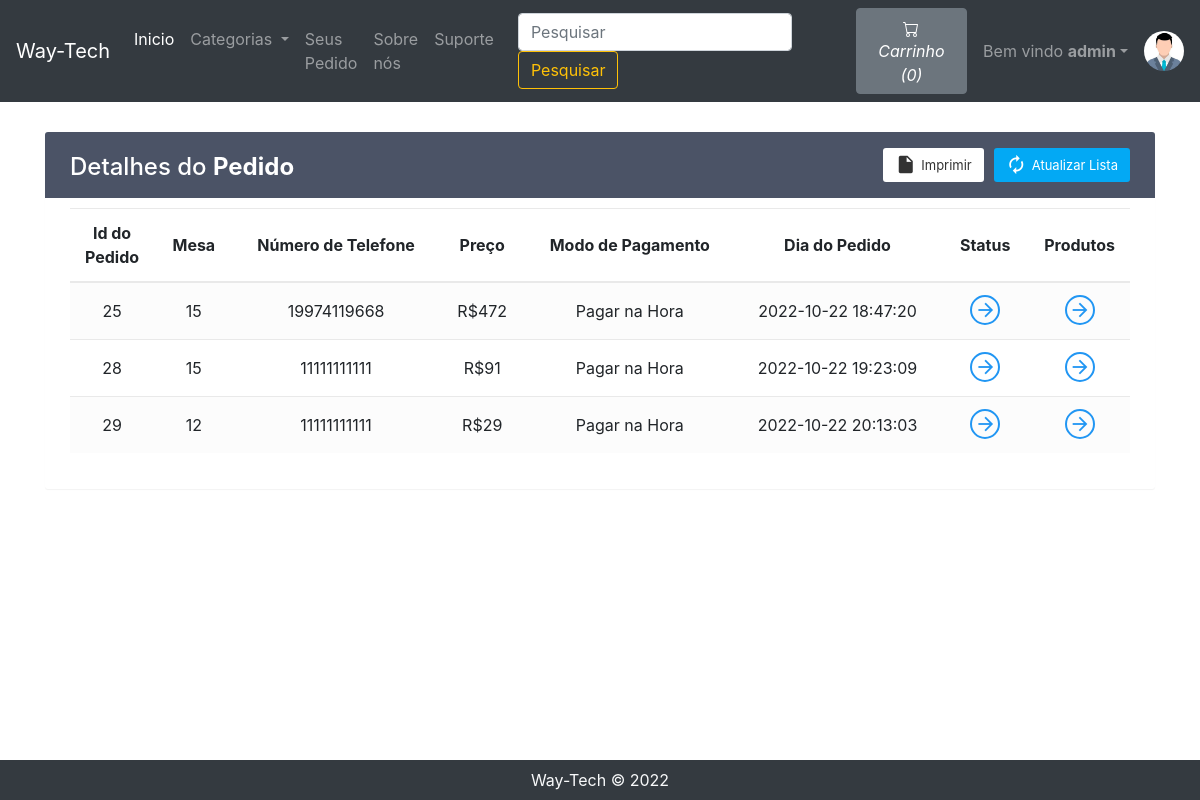
The page /viewOrder.php (signed in) on the database its author committed.
### tables this page shows
CREATE TABLE `sitedetail` (
  `tempId` int(11) NOT NULL,
  `systemName` varchar(21) NOT NULL,
  `email` varchar(35) NOT NULL,
  `contact1` bigint(21) NOT NULL,
  `contact2` bigint(21) DEFAULT NULL COMMENT 'Optional',
  `address` text NOT NULL,
  `dateTime` datetime NOT NULL DEFAULT current_timestamp()
);

CREATE TABLE `orders` (
  `orderId` int(21) NOT NULL,
  `userId` int(21) NOT NULL,
  `mesa` int(21) NOT NULL,
  `phoneNo` bigint(21) NOT NULL,
  `amount` int(200) NOT NULL,
  `paymentMode` enum('0','1') NOT NULL DEFAULT '0' COMMENT '0=Pagar na hora, \r\n1=Pagar online',
  `orderStatus` enum('0','1','2','3','4','5','6') NOT NULL DEFAULT '0' COMMENT '0=Pedido Feito. 1=Pedido Confirmado. 2=Preparando seu pedido. 3=Pedido à caminho! 4=Pedido entregue. 5=Pedido Negado. 6=Pedido Cancelado.',
  `orderDate` datetime NOT NULL DEFAULT current_timestamp()
);

### viewOrder.php (the view, shortened to what this page needs)
<!doctype html>
<html lang="en">
<head>
    <link rel="stylesheet" href="https://stackpath.bootstrapcdn.com/bootstrap/4.5.0/css/bootstrap.min.css">
    <link rel="stylesheet" href="https://use.fontawesome.com/releases/v5.7.2/css/all.css">
</head>
<body>
    <?php include 'partials/_dbconnect.php';?>
    <?php include 'partials/_nav.php';?>
    <?php
    if($loggedin){
    ?>
    <div class="container">
        <div class="table-wrapper" id="empty">
            <div class="table-title">
                <div class="row">
                    <div class="col-sm-4">
                        <h2>Detalhes do <b>Pedido</b></h2>
                    </div>
                    <div class="col-sm-8">
                        <a href="" class="btn btn-primary"><i class="material-icons">&#xE863;</i> <span>Atualizar Lista</span></a>
                        <a href="#" onclick="window.print()" class="btn btn-info"><i class="material-icons">&#xE24D;</i> <span>Imprimir</span></a>
                    </div>
                </div>
            </div>
            <table class="table table-striped table-hover text-center">
                <thead>
                    <tr>
                        <th>Id do Pedido</th>
                        <th>Mesa</th>
                        <th>Número de Telefone</th>
                        <th>Preço</th>
                        <th>Modo de Pagamento</th>
                        <th>Dia do Pedido</th>
                        <th>Status</th>
                        <th>Produtos</th>
                    </tr>
                </thead>
                <tbody>
                    <?php
                        $sql = "SELECT * FROM `orders` WHERE `userId`= $userId";
                        $result = mysqli_query($conn, $sql);
                        while($row = mysqli_fetch_assoc($result)){
                            $orderId = $row['orderId'];
                            $mesa = $row['mesa'];
                            $phoneNo = $row['phoneNo'];
                            $amount = $row['amount'];
                            $orderDate = $row['orderDate'];
                            $paymentMode = $row['paymentMode'];
                            if($paymentMode == 0) {
                                $paymentMode = "Pagar na Hora";
                            }
                            else {
                                $paymentMode = "Pagamento Online";
                            }
                            echo '<tr>
                                    <td>' . $orderId . '</td>
                                    <td>' . $mesa . '</td>
                                    <td>' . $phoneNo . '</td>
                                    <td>R$' . $amount . '</td>
                                    <td>' . $paymentMode . '</td>
                                    <td>' . $orderDate . '</td>
                                    <td><a href="#" data-toggle="modal" data-target="#orderStatus' . $orderId . '" class="view"><i class="material-icons">&#xE5C8;</i></a></td>
                                    <td><a href="#" data-toggle="modal" data-target="#orderItem' . $orderId . '" class="view" title="View Details"><i class="material-icons">&#xE5C8;</i></a></td>
                                </tr>';
                        }
                            ?>
                </tbody>
            </table>
        </div>
    </div>
    <?php
    }
    ?>
    <?php
    require 'partials/_footer.php';?>
  </body>
</html>

### partials/_nav.php (shortened to what this page needs)
<?php
if(isset($_SESSION['loggedin']) && $_SESSION['loggedin']==true){
  $loggedin= true;
  $userId = $_SESSION['userId'];
  $username = $_SESSION['username'];
}
else{
  $loggedin = false;
  $userId = 0;
}
$sql = "SELECT * FROM `sitedetail`";
$result = mysqli_query($conn, $sql);
$row = mysqli_fetch_assoc($result);
$systemName = $row['systemName'];
echo '<nav class="navbar navbar-expand-lg navbar-dark bg-dark">
      <a class="navbar-brand" href="index.php">'.$systemName.'</a>
      <button class="navbar-toggler" type="button" data-toggle="collapse" data-target="#navbarSupportedContent" aria-controls="navbarSupportedContent" aria-expanded="false" aria-label="Toggle navigation">
        <span class="navbar-toggler-icon"></span>
      </button>
      <div class="collapse navbar-collapse" id="navbarSupportedContent">
        <ul class="navbar-nav mr-auto">
          <li class="nav-item active">
            <a class="nav-link" href="index.php">Inicio <span class="sr-only">(current)</span></a>
          </li>
          <li class="nav-item dropdown">
            <a class="nav-link dropdown-toggle" href="#" id="navbarDropdown" role="button" data-toggle="dropdown" aria-haspopup="true" aria-expanded="false">
              Categorias
            </a>
            <div class="dropdown-menu" aria-labelledby="navbarDropdown">';
            echo '</div>
          </li>
          <li class="nav-item">
            <a class="nav-link" href="viewOrder.php">Seus Pedido</a>
          </li>
          <li class="nav-item">
            <a class="nav-link" href="about.php">Sobre nós</a>
          </li>
          <li class="nav-item">
            <a class="nav-link" href="contact.php">Suporte</a>
          </li>
        </ul>
        <form method="get" action="/tcc/search.php" class="form-inline my-2 my-lg-0 mx-3">
          <input class="form-control mr-sm-2" type="search" name="search" id="search" placeholder="Pesquisar" aria-label="Search" required>
          <button class="btn btn-outline-warning my-2 my-sm-0" type="submit">Pesquisar</button>
        </form>';
        $countsql = "SELECT SUM(`itemQuantity`) FROM `viewcart` WHERE `userId`=$userId";
        $countresult = mysqli_query($conn, $countsql);
        $countrow = mysqli_fetch_assoc($countresult);
        $count = $countrow['SUM(`itemQuantity`)'];
        if(!$count) {
          $count = 0;
        }
        echo '<a href="viewCart.php"><button type="button" class="btn btn-secondary mx-2" title="MyCart">
          <svg xmlns="img/cart.svg" width="16" height="16" fill="currentColor" class="bi bi-cart" viewBox="0 0 16 16">
            <path d="M0 1.5A.5.5 0 0 1 .5 1H2a.5.5 0 0 1 .485.379L2.89 3H14.5a.5.5 0 0 1 .491.592l-1.5 8A.5.5 0 0 1 13 12H4a.5.5 0 0 1-.491-.408L2.01 3.607 1.61 2H.5a.5.5 0 0 1-.5-.5zM3.102 4l1.313 7h8.17l1.313-7H3.102zM5 12a2 2 0 1 0 0 4 2 2 0 0 0 0-4zm7 0a2 2 0 1 0 0 4 2 2 0 0 0 0-4zm-7 1a1 1 0 1 1 0 2 1 1 0 0 1 0-2zm7 0a1 1 0 1 1 0 2 1 1 0 0 1 0-2z"/>
          </svg>
          <i class="bi bi-cart">Carrinho (' .$count. ')</i>
        </button></a>';
        if($loggedin){
          echo '<ul class="navbar-nav mr-2">
            <li class="nav-item dropdown">
              <a class="nav-link dropdown-toggle" href="#" id="navbarDropdown" role="button" data-toggle="dropdown" > Bem vindo <b>' .$username. '</b></a>
              <div class="dropdown-menu" aria-labelledby="navbarDropdown">
                <a class="dropdown-item" href="partials/_logout.php">Sair</a>
              </div>
            </li>
          </ul>
          <div class="text-center image-size-small position-relative">
            <a href="viewProfile.php"><img src="img/person-' .$userId. '.jpg" class="rounded-circle" onError="this.src = \'img/profilePic.jpg\'" style="width:40px; height:40px"></a>
          </div>';
        }
        else {
          echo '
          <button type="button" class="btn btn-success mx-2"  data-toggle="modal" data-target="#loginModal">Entrar</button>
          <button type="button" class="btn btn-success mx-2"  data-toggle="modal" data-target="#signupModal">Criar Conta</button>';
        }
  echo '</div>
    </nav>';
?>

### viewOrder.php (style rules this page uses)
.table-wrapper { background: #fff; padding: 20px 25px; margin: 30px auto; border-radius: 3px; box-shadow: 0 1px 1px rgba(0,0,0,.05); }
.table-wrapper .btn { float: right; color: #333; background-color: #fff; border-radius: 3px; border: none; outline: none !important; margin-left: 10px; }
.table-wrapper .btn.btn-primary { color: #fff; background: #03A9F4; }
.table-title .btn { font-size: 13px; border: none; }
.table-title .btn i { float: left; font-size: 21px; margin-right: 5px; }
.table-title .btn span { float: left; margin-top: 2px; }
.table-title { color: #fff; background: #4b5366; padding: 16px 25px; margin: -20px -25px 10px; border-radius: 3px 3px 0 0; }
.table-title h2 { margin: 5px 0 0; font-size: 24px; }
table.table tr th, table.table tr td { border-color: #e9e9e9; padding: 12px 15px; vertical-align: middle; }
table.table tr th:first-child { width: 60px; }
table.table tr th:last-child { width: 80px; }
table.table-striped tbody tr:nth-of-type(odd) { background-color: #fcfcfc; }
table.table td a { font-weight: bold; color: #566787; display: inline-block; text-decoration: none; }
table.table td a.view { width: 30px; height: 30px; color: #2196F3; border: 2px solid; border-radius: 30px; text-align: center; }
table.table td a.view i { font-size: 22px; margin: 2px 0 0 1px; }
table { counter-reset: section; }

### rows shown on the page
sitedetail: systemName "Way-Tech"
orders: orderId "25", mesa "15", phoneNo "19974119668", amount "472", paymentMode "Pagar na Hora", orderDate "2022-10-22 18:47:20"
orders: orderId "28", mesa "15", phoneNo "11111111111", amount "91", paymentMode "Pagar na Hora", orderDate "2022-10-22 19:23:09"
orders: orderId "29", mesa "12", phoneNo "11111111111", amount "29", paymentMode "Pagar na Hora", orderDate "2022-10-22 20:13:03"

### other values the page prints
$count "0"
$username "admin"
